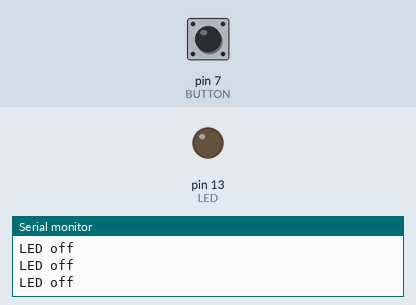
A sketch run on a simulated Arduino Uno, built with avr-gcc and run on an emulated ATmega328P. On the bench: output pins drawn as LEDs (lit = HIGH), the last lines printed to the serial monitor. Dashed ring = blinking. The inputs (shaded band) are chosen by the test bench; at power-on: pin 7 (BUTTON) LOW.

Above: at 1.2 s.
1.3 s: pin 7 (BUTTON) pulled HIGH for 0.15 s
At 2.5 s:
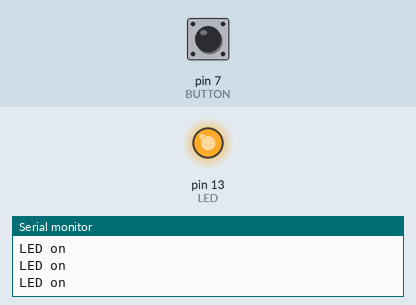
2.9 s: pin 7 (BUTTON) pulled HIGH for 1 s
At 3.9 s:
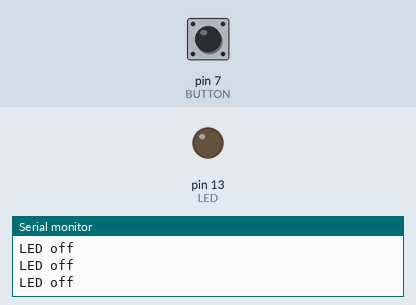
6.9 s: pin 7 (BUTTON) pulled HIGH for 3.2 s
At 8.0 s:
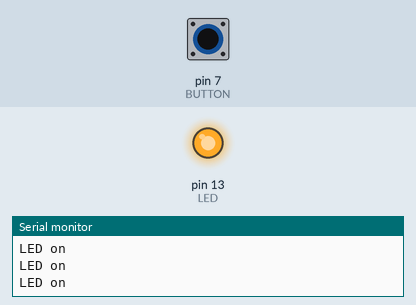
11.6 s: pin 7 (BUTTON) pulsed HIGH 5 times (0.12 s each, 0.3 s apart)
At 13.1 s:
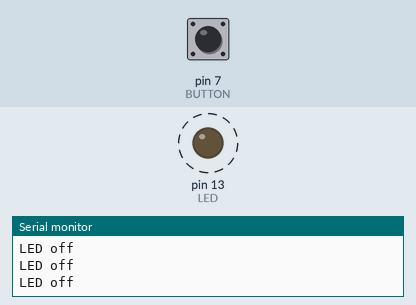
16.1 s: pin 7 (BUTTON) driven HIGH
At 17.5 s:
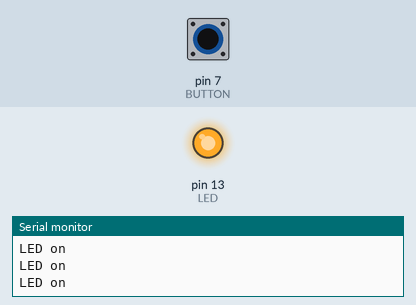
Timing chart, 0 to 19.1 s (numbered marks = the images above; inputs shaded):
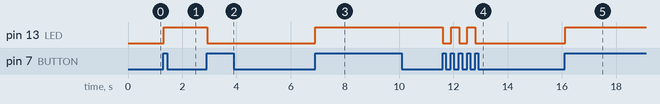

Measured:
- after the input at 1.3 s, pin 13 (LED): LOW → HIGH at once
- after the input at 2.9 s, pin 13 (LED): HIGH → LOW at once
- after the input at 6.9 s, pin 13 (LED): LOW → HIGH at once
- after the input at 11.6 s, pin 13 (LED): alternates HIGH for 0.30 s and LOW for 0.30 s, 5 changes in all, then stays LOW, starting at once
- after the input at 16.1 s, pin 13 (LED): LOW → HIGH at once

The sketch:

pushbutton_led_with_state.ino
```cpp
const int LED = 13;
const int BUTTON = 7;

int val = 0;
int old_val = 0;
int state = 0;

void setup() {
  Serial.begin(9600);
  pinMode(LED, OUTPUT);
  pinMode(BUTTON, INPUT);
}

void loop() {
  val = digitalRead(BUTTON);

  if (val == HIGH && old_val == LOW) {
    state = 1 - state;
    delay(10);
  }

  old_val = val;

  if (state == 1) {
    digitalWrite(LED, HIGH);
    Serial.println("LED on");
  } else {
    digitalWrite(LED, LOW);
    Serial.println("LED off");
  }

}
```
